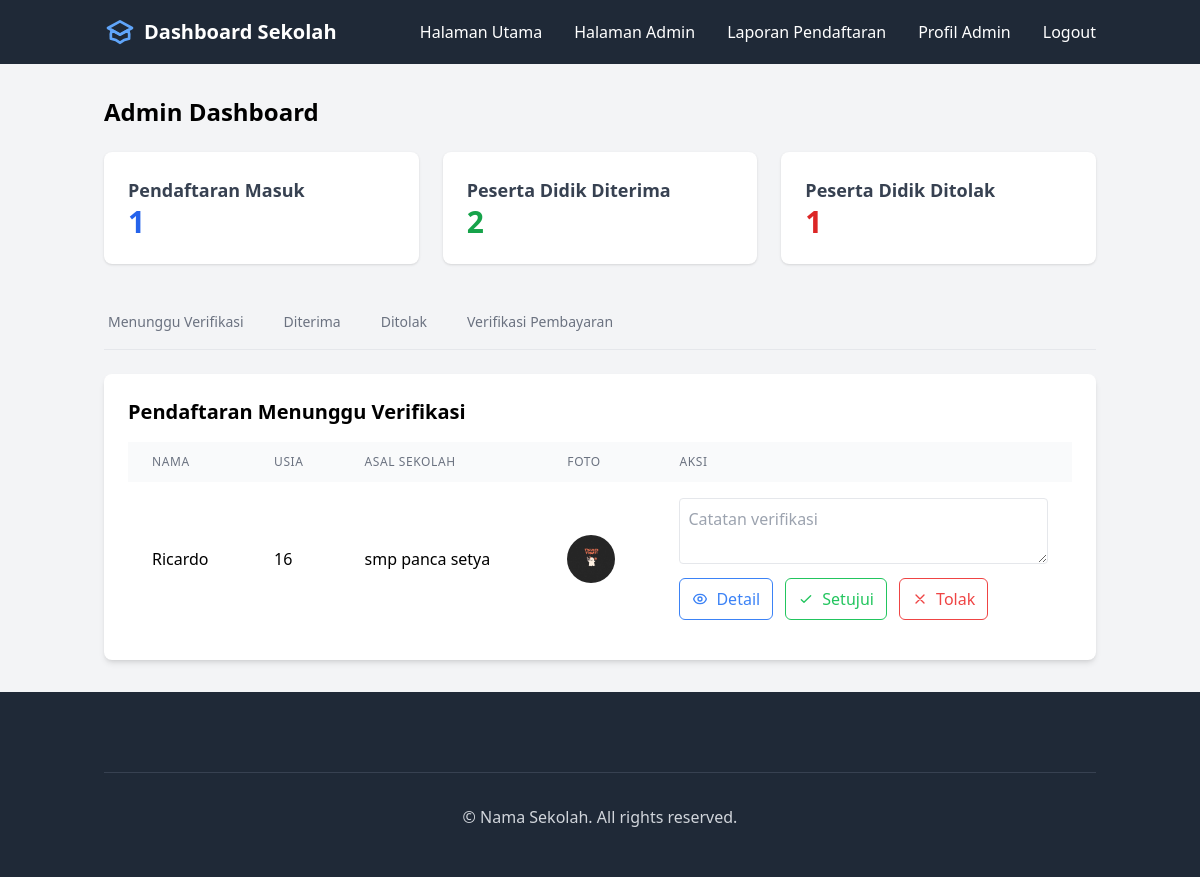
Page /admin/admin/dashboard (signed in) on the committed database.
### app/models.py (models this page shows, shortened)
class Form(db.Model):
    id = db.Column(db.Integer, primary_key=True)
    user_id = db.Column(db.Integer, db.ForeignKey('user.id'), nullable=False)
    student_name = db.Column(db.String(100), nullable=False)
    student_age = db.Column(db.Integer, nullable=False)
    student_email = db.Column(db.String(120), nullable=False)
    school_name = db.Column(db.String(100), nullable=False)
    image_path = db.Column(db.String(255), nullable=False)
    document_path = db.Column(db.String(255), nullable=False)
    status = db.Column(db.String(20), nullable=False, default='pending')
    verified_by = db.Column(db.Integer, db.ForeignKey('user.id'), nullable=True)
    verification_date = db.Column(db.DateTime, nullable=True)
    verification_note = db.Column(db.Text, nullable=True)
    is_verified = db.Column(db.Boolean, default=False)
    timestamp = db.Column(db.DateTime, default=datetime.utcnow)
    payment_status = db.Column(db.String(20), default='pending', nullable=False)
    payment_proof = db.Column(db.String(255), nullable=True)
    payment_uploaded_at = db.Column(db.DateTime, default=datetime.utcnow)
    payment_verified_at = db.Column(db.DateTime, nullable=True)
    payment_verified_by = db.Column(db.Integer, db.ForeignKey('user.id'), nullable=True)
    payment_note = db.Column(db.Text, nullable=True)
    religion = db.Column(db.String(50), nullable=False)
    study_program = db.Column(db.String(50), nullable=False)
    payment_verifier = db.relationship('User',
        foreign_keys=[payment_verified_by],
        backref='verified_payments'
    )

### app/routes/admin.py (the view)
@admin_bp.route('admin/dashboard')
@login_required
@admin_required
def dashboard():
    pending_forms = Form.query.filter_by(status='pending').all()
    approved_forms = Form.query.filter_by(status='approved').order_by(Form.verification_date.desc()).all()
    rejected_forms = Form.query.filter_by(status='rejected').order_by(Form.verification_date.desc()).all()
    pending_payments = Form.query.filter_by(payment_status='pending_verification').all()
    verified_payments = Form.query.filter_by(payment_status='verified').all()
    rejected_payments = Form.query.filter_by(payment_status='rejected').all()
    pending_count = len(pending_forms)
    approved_count = len(approved_forms)
    rejected_count = len(rejected_forms)
    return render_template('parts/admindashboard.html',
                         format_date=format_indonesian_date,  # Add this line
                         pending_forms=pending_forms,
                         approved_forms=approved_forms,
                         rejected_forms=rejected_forms,
                         pending_payments=pending_payments,
                         verified_payments=verified_payments,
                         rejected_payments=rejected_payments,
                         pending_count=pending_count,
                         approved_count=approved_count,
                         rejected_count=rejected_count)

### app/routes/admin.py (called while the page is built)
def admin_required(f):
    @wraps(f)
    def decorated_function(*args, **kwargs):
        if not current_user.is_authenticated or current_user.role != UserRole.ADMIN.value:
            flash('Anda tidak memiliki akses ke halaman ini.', 'error')
            return redirect(url_for('index_bp.index'))
        return f(*args, **kwargs)
    return decorated_function

### app/utils/filters.py (called while the page is built)
def format_indonesian_date(date):
    if not date:
        return '-'
    MONTHS_IN_INDONESIAN = {
        'January': 'Januari',
        'February': 'Februari',
        'March': 'Maret',
        'April': 'April',
        'May': 'Mei',
        'June': 'Juni',
        'July': 'Juli',
        'August': 'Agustus',
        'September': 'September',
        'October': 'Oktober',
        'November': 'November',
        'December': 'Desember'
    }
    english_date = date.strftime('%d %B %Y')
    for eng, ind in MONTHS_IN_INDONESIAN.items():
        if eng in english_date:
            return english_date.replace(eng, ind)
    return english_date

### app/templates/parts/admindashboard.html (shortened to what this page needs)
{% extends "adminbase.html" %}
{% block content %}
<div class="container mx-auto px-4 py-8">
    <h1 class="text-2xl font-bold mb-6">Admin Dashboard</h1>
    <div class="grid grid-cols-1 md:grid-cols-3 gap-6 mb-8">
        <div class="bg-white rounded-lg shadow p-6">
            <h3 class="text-lg font-semibold text-gray-700">Pendaftaran Masuk</h3>
            <p class="text-3xl font-bold text-blue-600">{{ pending_count }}</p>
        </div>
        <div class="bg-white rounded-lg shadow p-6">
            <h3 class="text-lg font-semibold text-gray-700">Peserta Didik Diterima</h3>
            <p class="text-3xl font-bold text-green-600">{{ approved_count }}</p>
        </div>
        <div class="bg-white rounded-lg shadow p-6">
            <h3 class="text-lg font-semibold text-gray-700">Peserta Didik Ditolak</h3>
            <p class="text-3xl font-bold text-red-600">{{ rejected_count }}</p>
        </div>
    </div>
    <div class="mb-6">
        <div class="border-b border-gray-200">
            <nav class="-mb-px flex space-x-8" aria-label="Tabs">
                <button onclick="showTab('pending')"
                        class="tab-button border-b-2 border-transparent px-1 py-4 text-sm font-medium text-gray-500 hover:border-gray-300 hover:text-gray-700">
                    Menunggu Verifikasi
                </button>
                <button onclick="showTab('approved')"
                        class="tab-button border-b-2 border-transparent px-1 py-4 text-sm font-medium text-gray-500 hover:border-gray-300 hover:text-gray-700">
                    Diterima
                </button>
                <button onclick="showTab('rejected')"
                        class="tab-button border-b-2 border-transparent px-1 py-4 text-sm font-medium text-gray-500 hover:border-gray-300 hover:text-gray-700">
                    Ditolak
                </button>
                <button onclick="showTab('payment')"
                        class="tab-button border-b-2 border-transparent px-1 py-4 text-sm font-medium text-gray-500 hover:border-gray-300 hover:text-gray-700">
                    Verifikasi Pembayaran
                </button>
            </nav>
        </div>
    </div>
    <div id="pending-tab" class="tab-content bg-white shadow-md rounded-lg p-6">
        <h2 class="text-xl font-semibold mb-4">Pendaftaran Menunggu Verifikasi</h2>
        {% if pending_forms %}
        <div class="overflow-x-auto">
            <table id="pendingTable" class="min-w-full table-auto display">
                <thead class="bg-gray-50">
                    <tr>
                        <th class="px-6 py-3 text-left text-xs font-medium text-gray-500 uppercase tracking-wider">Nama</th>
                        <th class="px-6 py-3 text-left text-xs font-medium text-gray-500 uppercase tracking-wider">Usia</th>
                        <th class="px-6 py-3 text-left text-xs font-medium text-gray-500 uppercase tracking-wider">Asal Sekolah</th>
                        <th class="px-6 py-3 text-left text-xs font-medium text-gray-500 uppercase tracking-wider">Foto</th>
                        <th class="px-6 py-3 text-left text-xs font-medium text-gray-500 uppercase tracking-wider">Aksi</th>
                    </tr>
                </thead>
                <tbody class="bg-white divide-y divide-gray-200">
                    {% for form in pending_forms %}
                    <tr>
                        <td class="px-6 py-4">{{ form.student_name }}</td>
                        <td class="px-6 py-4">{{ form.student_age }}</td>
                        <td class="px-6 py-4">{{ form.school_name }}</td>
                        <td class="px-6 py-4">
                            <img src="{{ url_for('static', filename='uploads/student_images/' + form.image_path) }}"
                                 alt="Student photo"
                                 class="h-12 w-12 rounded-full object-cover">
                        </td>
                        <td class="px-6 py-4">
                            <form action="{{ url_for('admin_bp.verify_form', form_id=form.id) }}" method="POST" class="space-y-2">
                                <textarea name="note" class="w-full p-2 border rounded" placeholder="Catatan verifikasi"></textarea>
                               <div class="space-x-2">
                                    <a href="{{ url_for('admin_bp.student_detail', form_id=form.id) }}"
                                class="inline-flex items-center px-3 py-2 border border-blue-500 text-blue-500 rounded-md hover:bg-blue-500 hover:text-white transition-colors">
                                    Detail
                                </a>
                                <button type="submit" name="action" value="approve"
                                        class="inline-flex items-center px-3 py-2 border border-green-500 text-green-500 rounded-md hover:bg-green-500 hover:text-white transition-colors">
                                    <svg class="w-4 h-4 mr-2" fill="none" stroke="currentColor" viewBox="0 0 24 24">
                                        <path stroke-linecap="round" stroke-linejoin="round" stroke-width="2" d="M5 13l4 4L19 7"/>
                                    </svg>
                                    Setujui
                                </button>
                                <button type="submit" name="action" value="reject"
                                        class="inline-flex items-center px-3 py-2 border border-red-500 text-red-500 rounded-md hover:bg-red-500 hover:text-white transition-colors">
                                    <svg class="w-4 h-4 mr-2" fill="none" stroke="currentColor" viewBox="0 0 24 24">
                                        <path stroke-linecap="round" stroke-linejoin="round" stroke-width="2" d="M6 18L18 6M6 6l12 12"/>
                                    </svg>
                                    Tolak
                                </button>
                                </div>
                            </form>
                        </td>
                    </tr>
                    {% endfor %}
                </tbody>
            </table>
        </div>
        {% else %}
        <p class="text-gray-500 text-center">Belum ada pendaftaran yang menunggu verifikasi.</p>
        {% endif %}
    </div>
</div>
{% endblock %}

### rows in the picture
Form: student_name "Ricardo", student_age "16", school_name "smp panca setya", image_path (picture)

### other values in the picture
{{ pending_count }} "1"
{{ approved_count }} "2"
{{ rejected_count }} "1"
